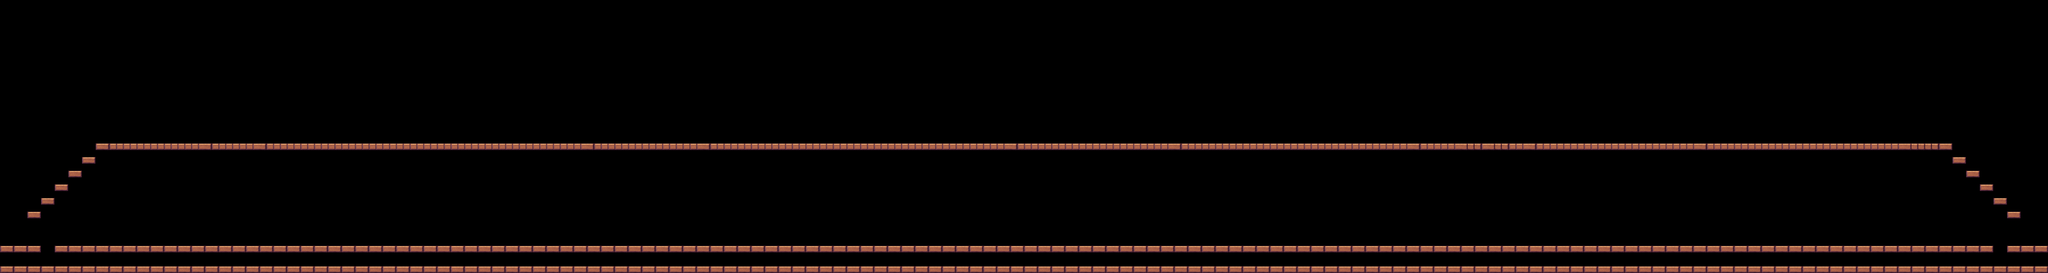

The image is a tile-based game level rendered from a .tmx file. Its description and source (layers, tilesets, objects; grid data summarised) follow:
An orthogonal 300x40 tile map with 16x16 px tiles, 3 tile layers (World, Above Player, Below Player), 3 tilesets.

<map version="1.2" tiledversion="1.2.5" orientation="orthogonal" renderorder="right-down" width="300" height="40" tilewidth="16" tileheight="16" infinite="0" nextlayerid="4" nextobjectid="1">
 <tileset firstgid="1" name="inca_front" tilewidth="16" tileheight="16" tilecount="140" columns="10">
  <image source="../tilesets/inca_front.png" width="160" height="224" />
  <tile id="0">
   <properties>
    <property name="collides" type="bool" value="true" />
   </properties>
  </tile>
  <tile id="1">
   <properties>
    <property name="collides" type="bool" value="true" />
   </properties>
  </tile>
  <tile id="2">
   <properties>
    <property name="collides" type="bool" value="true" />
   </properties>
  </tile>
  <tile id="3">
   <properties>
    <property name="collides" type="bool" value="true" />
   </properties>
  </tile>
  <tile id="4">
   <properties>
    <property name="collides" type="bool" value="true" />
   </properties>
  </tile>
  <tile id="5">
   <properties>
    <property name="collides" type="bool" value="true" />
   </properties>
  </tile>
  <tile id="6">
   <properties>
    <property name="collides" type="bool" value="true" />
   </properties>
  </tile>
  <tile id="7">
   <properties>
    <property name="collides" type="bool" value="true" />
   </properties>
  </tile>
  <tile id="8">
   <properties>
    <property name="collides" type="bool" value="true" />
   </properties>
  </tile>
  <tile id="9">
   <properties>
    <property name="collides" type="bool" value="true" />
   </properties>
  </tile>
  <tile id="10">
   <properties>
    <property name="collides" type="bool" value="true" />
   </properties>
  </tile>
  <tile id="11">
   <properties>
    <property name="collides" type="bool" value="true" />
   </properties>
  </tile>
  <tile id="12">
   <properties>
    <property name="collides" type="bool" value="true" />
   </properties>
  </tile>
  <tile id="13">
   <properties>
    <property name="collides" type="bool" value="true" />
   </properties>
  </tile>
  <tile id="14">
   <properties>
    <property name="collides" type="bool" value="true" />
   </properties>
  </tile>
  <tile id="15">
   <properties>
    <property name="collides" type="bool" value="true" />
   </properties>
  </tile>
  <tile id="16">
   <properties>
    <property name="collides" type="bool" value="true" />
   </properties>
  </tile>
  <tile id="17">
   <properties>
    <property name="collides" type="bool" value="true" />
   </properties>
  </tile>
  <tile id="18">
   <properties>
    <property name="collides" type="bool" value="true" />
   </properties>
  </tile>
  <tile id="19">
   <properties>
    <property name="collides" type="bool" value="true" />
   </properties>
  </tile>
  <tile id="20">
   <properties>
    <property name="collides" type="bool" value="true" />
   </properties>
  </tile>
  <tile id="21">
   <properties>
    <property name="collides" type="bool" value="true" />
   </properties>
  </tile>
  <tile id="22">
   <properties>
    <property name="collides" type="bool" value="true" />
   </properties>
  </tile>
  <tile id="23">
   <properties>
    <property name="collides" type="bool" value="true" />
   </properties>
  </tile>
  <tile id="24">
   <properties>
    <property name="collides" type="bool" value="true" />
   </properties>
  </tile>
  <tile id="25">
   <properties>
    <property name="collides" type="bool" value="true" />
   </properties>
  </tile>
  <tile id="26">
   <properties>
    <property name="collides" type="bool" value="true" />
   </properties>
  </tile>
  <tile id="27">
   <properties>
    <property name="collides" type="bool" value="true" />
   </properties>
  </tile>
  <tile id="28">
   <properties>
    <property name="collides" type="bool" value="true" />
   </properties>
  </tile>
  <tile id="29">
   <properties>
    <property name="collides" type="bool" value="true" />
   </properties>
  </tile>
  <tile id="30">
   <properties>
    <property name="collides" type="bool" value="true" />
   </properties>
  </tile>
  <tile id="31">
   <properties>
    <property name="collides" type="bool" value="true" />
   </properties>
  </tile>
  <tile id="32">
   <properties>
    <property name="collides" type="bool" value="true" />
   </properties>
  </tile>
  <tile id="33">
   <properties>
    <property name="collides" type="bool" value="true" />
   </properties>
  </tile>
  <tile id="34">
   <properties>
    <property name="collides" type="bool" value="true" />
   </properties>
  </tile>
  <tile id="35">
   <properties>
    <property name="collides" type="bool" value="true" />
   </properties>
  </tile>
  <tile id="36">
   <properties>
    <property name="collides" type="bool" value="true" />
   </properties>
  </tile>
  <tile id="37">
   <properties>
    <property name="collides" type="bool" value="true" />
   </properties>
  </tile>
  <tile id="38">
   <properties>
    <property name="collides" type="bool" value="true" />
   </properties>
  </tile>
  <tile id="39">
   <properties>
    <property name="collides" type="bool" value="true" />
   </properties>
  </tile>
  <tile id="40">
   <properties>
    <property name="collides" type="bool" value="true" />
   </properties>
  </tile>
  <tile id="41">
   <properties>
    <property name="collides" type="bool" value="true" />
   </properties>
  </tile>
  <tile id="42">
   <properties>
    <property name="collides" type="bool" value="true" />
   </properties>
  </tile>
  <tile id="43">
   <properties>
    <property name="collides" type="bool" value="true" />
   </properties>
  </tile>
  <tile id="44">
   <properties>
    <property name="collides" type="bool" value="true" />
   </properties>
  </tile>
  <tile id="45">
   <properties>
    <property name="collides" type="bool" value="true" />
   </properties>
  </tile>
  <tile id="46">
   <properties>
    <property name="collides" type="bool" value="true" />
   </properties>
  </tile>
  <tile id="47">
   <properties>
    <property name="collides" type="bool" value="true" />
   </properties>
  </tile>
  <tile id="48">
   <properties>
    <property name="collides" type="bool" value="true" />
   </properties>
  </tile>
  <tile id="49">
   <properties>
    <property name="collides" type="bool" value="true" />
   </properties>
  </tile>
  <tile id="50">
   <properties>
    <property name="collides" type="bool" value="true" />
   </properties>
  </tile>
  <tile id="51">
   <properties>
    <property name="collides" type="bool" value="true" />
   </properties>
  </tile>
  <tile id="52">
   <properties>
    <property name="collides" type="bool" value="true" />
   </properties>
  </tile>
  <tile id="53">
   <properties>
    <property name="collides" type="bool" value="true" />
   </properties>
  </tile>
  <tile id="54">
   <properties>
    <property name="collides" type="bool" value="true" />
   </properties>
  </tile>
  <tile id="55">
   <properties>
    <property name="collides" type="bool" value="true" />
   </properties>
  </tile>
  <tile id="56">
   <properties>
    <property name="collides" type="bool" value="true" />
   </properties>
  </tile>
  <tile id="57">
   <properties>
    <property name="collides" type="bool" value="true" />
   </properties>
  </tile>
  <tile id="58">
   <properties>
    <property name="collides" type="bool" value="true" />
   </properties>
  </tile>
  <tile id="59">
   <properties>
    <property name="collides" type="bool" value="true" />
   </properties>
  </tile>
  <tile id="60">
   <properties>
    <property name="collides" type="bool" value="true" />
   </properties>
  </tile>
  <tile id="61">
   <properties>
    <property name="collides" type="bool" value="true" />
   </properties>
  </tile>
  <tile id="62">
   <properties>
    <property name="collides" type="bool" value="true" />
   </properties>
  </tile>
  <tile id="63">
   <properties>
    <property name="collides" type="bool" value="true" />
   </properties>
  </tile>
  <tile id="64">
   <properties>
    <property name="collides" type="bool" value="true" />
   </properties>
  </tile>
  <tile id="65">
   <properties>
    <property name="collides" type="bool" value="true" />
   </properties>
  </tile>
  <tile id="66">
   <properties>
    <property name="collides" type="bool" value="true" />
   </properties>
  </tile>
  <tile id="67">
   <properties>
    <property name="collides" type="bool" value="true" />
   </properties>
  </tile>
  <tile id="68">
   <properties>
    <property name="collides" type="bool" value="true" />
   </properties>
  </tile>
  <tile id="69">
   <properties>
    <property name="collides" type="bool" value="true" />
   </properties>
  </tile>
  <tile id="70">
   <properties>
    <property name="collides" type="bool" value="true" />
   </properties>
  </tile>
  <tile id="71">
   <properties>
    <property name="collides" type="bool" value="true" />
   </properties>
  </tile>
  <tile id="72">
   <properties>
    <property name="collides" type="bool" value="true" />
   </properties>
  </tile>
  <tile id="73">
   <properties>
    <property name="collides" type="bool" value="true" />
   </properties>
  </tile>
  <tile id="74">
   <properties>
    <property name="collides" type="bool" value="true" />
   </properties>
  </tile>
  <tile id="75">
   <properties>
    <property name="collides" type="bool" value="true" />
   </properties>
  </tile>
  <tile id="76">
   <properties>
    <property name="collides" type="bool" value="true" />
   </properties>
  </tile>
  <tile id="77">
   <properties>
    <property name="collides" type="bool" value="true" />
   </properties>
  </tile>
  <tile id="78">
   <properties>
    <property name="collides" type="bool" value="true" />
   </properties>
  </tile>
  <tile id="79">
   <properties>
    <property name="collides" type="bool" value="true" />
   </properties>
  </tile>
  <tile id="80">
   <properties>
    <property name="collides" type="bool" value="true" />
   </properties>
  </tile>
  <tile id="81">
   <properties>
    <property name="collides" type="bool" value="true" />
   </properties>
  </tile>
  <tile id="82">
   <properties>
    <property name="collides" type="bool" value="true" />
   </properties>
  </tile>
  <tile id="83">
   <properties>
    <property name="collides" type="bool" value="true" />
   </properties>
  </tile>
  <tile id="84">
   <properties>
    <property name="collides" type="bool" value="true" />
   </properties>
  </tile>
  <tile id="85">
   <properties>
    <property name="collides" type="bool" value="true" />
   </properties>
  </tile>
  <tile id="86">
   <properties>
    <property name="collides" type="bool" value="true" />
   </properties>
  </tile>
  <tile id="87">
   <properties>
    <property name="collides" type="bool" value="true" />
   </properties>
  </tile>
  <tile id="88">
   <properties>
    <property name="collides" type="bool" value="true" />
   </properties>
  </tile>
  <tile id="89">
   <properties>
    <property name="collides" type="bool" value="true" />
   </properties>
  </tile>
  <tile id="90">
   <properties>
    <property name="collides" type="bool" value="true" />
   </properties>
  </tile>
  <tile id="91">
   <properties>
    <property name="collides" type="bool" value="true" />
   </properties>
  </tile>
  <tile id="92">
   <properties>
    <property name="collides" type="bool" value="true" />
   </properties>
  </tile>
  <tile id="93">
   <properties>
    <property name="collides" type="bool" value="true" />
   </properties>
  </tile>
  <tile id="94">
   <properties>
    <property name="collides" type="bool" value="true" />
   </properties>
  </tile>
  <tile id="95">
   <properties>
    <property name="collides" type="bool" value="true" />
   </properties>
  </tile>
  <tile id="96">
   <properties>
    <property name="collides" type="bool" value="true" />
   </properties>
  </tile>
  <tile id="97">
   <properties>
    <property name="collides" type="bool" value="true" />
   </properties>
  </tile>
  <tile id="98">
   <properties>
    <property name="collides" type="bool" value="true" />
   </properties>
  </tile>
  <tile id="99">
   <properties>
    <property name="collides" type="bool" value="true" />
   </properties>
  </tile>
  <tile id="100">
   <properties>
    <property name="collides" type="bool" value="true" />
   </properties>
  </tile>
  <tile id="101">
   <properties>
    <property name="collides" type="bool" value="true" />
   </properties>
  </tile>
  <tile id="102">
   <properties>
    <property name="collides" type="bool" value="true" />
   </properties>
  </tile>
  <tile id="110">
   <properties>
    <property name="collides" type="bool" value="true" />
   </properties>
  </tile>
  <tile id="111">
   <properties>
    <property name="collides" type="bool" value="true" />
   </properties>
  </tile>
  <tile id="112">
   <properties>
    <property name="collides" type="bool" value="true" />
   </properties>
  </tile>
  <tile id="120">
   <properties>
    <property name="collides" type="bool" value="true" />
   </properties>
  </tile>
  <tile id="121">
   <properties>
    <property name="collides" type="bool" value="true" />
   </properties>
  </tile>
  <tile id="122">
   <properties>
    <property name="collides" type="bool" value="true" />
   </properties>
  </tile>
  <tile id="130">
   <properties>
    <property name="collides" type="bool" value="true" />
   </properties>
  </tile>
  <tile id="131">
   <properties>
    <property name="collides" type="bool" value="true" />
   </properties>
  </tile>
  <tile id="132">
   <properties>
    <property name="collides" type="bool" value="true" />
   </properties>
  </tile>
 </tileset>
 <tileset firstgid="141" name="inca_back" tilewidth="16" tileheight="16" tilecount="140" columns="10">
  <image source="../tilesets/inca_back.png" width="160" height="224" />
 </tileset>
 <tileset firstgid="281" name="inca_back2" tilewidth="16" tileheight="16" tilecount="140" columns="10">
  <image source="../tilesets/inca_back2.png" width="160" height="224" />
 </tileset>
 <layer id="1" name="World" width="300" height="40">
  <data>[12000 cells, 888 non-empty, 2 distinct tile ids]</data>
 </layer>
 <layer id="2" name="Above Player" width="300" height="40">
  <data>[12000 cells, 0 non-empty, 0 distinct tile ids]</data>
 </layer>
 <layer id="3" name="Below Player" width="300" height="40">
  <data>[12000 cells, 0 non-empty, 0 distinct tile ids]</data>
 </layer>
</map>
